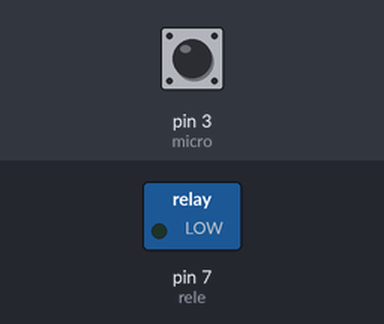
The sketch below on a simulated Arduino Uno, built with avr-gcc and run on an emulated ATmega328P. Shown: switched loads named in the sketch (green lamp = pin HIGH). The test bench sets the inputs (shaded band); at power-on: pin 3 (micro) LOW.

Above: at 1.2 s.
1.3 s: pin 3 (micro) pulsed HIGH 2 times (0.12 s each, 0.3 s apart)
At 2.4 s:
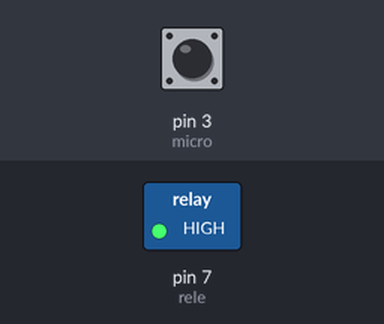
Timing chart, 0 to 4.3 s (numbered marks = the images above; inputs shaded):
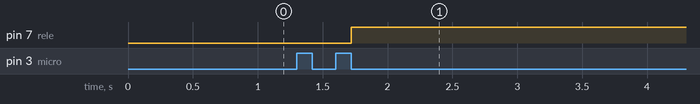

The sketch:

codigo.ino
```cpp
int rele = 7; // Pino ligado ao rele
#define micro 3 //Define micro como sendo o pino 3

bool valor=false; //Variavel para leitura do microfone

// Variaveis para ajudar na captação do bater de palmas
bool estagio1=false;
bool estagio2=false;
bool estagio3=false;

// Variaveis para fazer a função do tempo limite da onda em alta e baixa
int a;
int b;
void setup() {
  // put your setup code here, to run once:

  int rele = 7; // Pino ligado ao rele
  pinMode(rele, OUTPUT); // Inicia os pino do rele como saída
  pinMode(micro, INPUT); //Configura o microfone como entrada
}

void loop() {
  // put your main code here, to run repeatedly:
  valor = digitalRead(micro);//Le o pino digital

  // Teste do primeiro bater de palmas
  if(valor==true && estagio1 == false){ //Primeiro testa se o pino esta em alta
    estagio1=true; //Ativa uma variavel auxiliar
    a=0; //Volta o temporizador para 0
  }

  // Agora testa se o pino que estava em alta abaixou
  if(valor==false && estagio1 == true && estagio2==false){
    estagio2=true; //Ativa a segunda variavel auxiliar
    a=0;
  }

  // Testa se o tempo em alta da primeira onda ultrapassou 200ms
  if(estagio1==true && estagio2==false){
    // Essa parte adiciona + 1 à variavel 'a' enquanto a onda esta em nivel alto; se a onda continuar em nivel alto por 200ms, o programa volta pro inicio
    delay(1);
    a++;
    if(a>200){
      estagio1=false; //Manda o programa voltar pra etapa 0
    }
  }

  // Testa se o tempo em alta da primeira onda ultrapassou 700ms
  if(estagio2==true){
    // Essa parte adiciona + 1 a variavel 'a' enquanto a onda esta em nivel baixo (etapa 2 true e etapa 3 false); se a onda continuar em nivel baixo por 200ms, o programa volta pro inciio
    if(estagio3 == false){
      delay(1);
      a++;
      if(a>700){
        estagio1=false; //Manda o programa voltar pra etapa 0
        estagio2=false;
      }
    }

    // Se a variavel 'a' chegar no minimo a 70ms (tempo em baixa) o programa pode começar a verificação da segunda onda
    // Esse tempo de 70us serve para o programa nao confundir vibrações que ocorrem em intervalos de tempo muito pequenos
    if(a>70){
      //Teste do segundo bater de palmas
      if(valor==true && estagio2 == true && estagio3 == false){ //Testa se o pino foi pra alta (observe que o estagio2== true é redundante, mas vou manter para facilitar o entendimento)
        estagio3=true; //Ativa a terceira variavel auxiliar
        b=0;//Volta o temporizador b para 0
      }

      // Agora testa se o pino que estava em alta abaixou (neste caso testa se ocorreu o bater de palmas duas vezes
      if(valor==false && estagio3 == true){
        digitalWrite(rele, !digitalRead(rele));//Inverte o sinal do LED
        estagio1=false; //Volta o programa voltar pra etapa 0
        estagio2=false;
        estagio3=false;
        delay(1000); //Cria um delay ate a proxima amostragem para nao misturar os dados
      }

      // Testa se o tempo em alta da segunda onda ultrapassou 200ms
      if(estagio3==true){
        // Esta parte adiciona + 1 a variavel 'b' enquanto a onda (segunda) esta em nivel alto; se a onda continuar em nivel alto por 200ms, o programa volta pro inicio
        delay(1);
        b++;
        if(b>200){
          estagio1=false; // Se sim, manda o programa voltar pra etapa 0
          estagio2=false;
          estagio3=false;
        }
      }
    }
  }

  delayMicroseconds(1/44100*1000000);//Delay de 44Khz (frequencia comum para gravação de audio)

}
```

Measured:
- after the input at 1.3 s, pin 7 (rele): LOW → HIGH after 0.42 s
